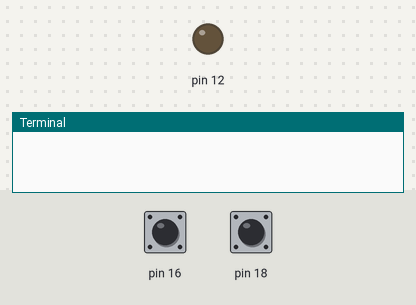
The program below on a simulated Raspberry Pi (header pin numbers). Shown: output pins drawn as LEDs (lit = HIGH), the last lines printed to the terminal. Inputs (shaded band) come from the test bench; at power-on: pin 16 HIGH, pin 18 HIGH.

Above: at 1.2 s.
1.3 s: pin 16 pulled LOW for 0.15 s
At 1.37 s:
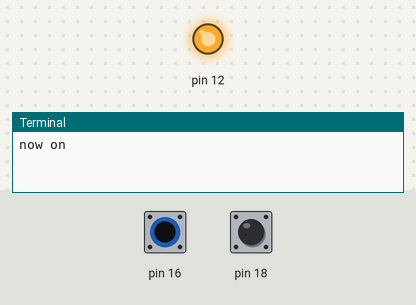
2.9 s: pin 16 pulled LOW for 3.2 s
At 7.4 s:
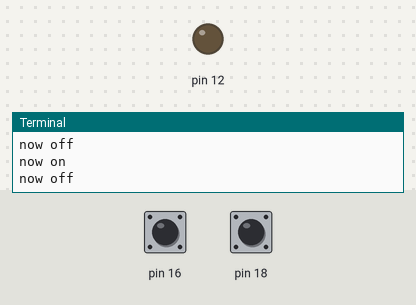
Timing chart, 0 to 8.9 s (numbered marks = the images above; inputs shaded):
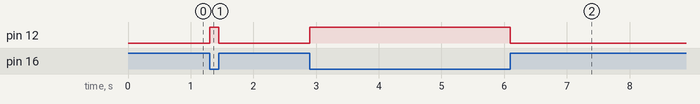

Measured:
- after the input at 1.3 s, pin 12: LOW → HIGH at once, → LOW 0.15 s later
- after the input at 2.9 s, pin 12: LOW → HIGH at once, → LOW 3.2 s later

The program:

blinker3.py
```python
import RPi.GPIO as GPIO
from time import sleep

import subprocess

GPIO.setmode(GPIO.BOARD)

led_pin = 12
button_pin = 16
quit_button_pin = 18

class gpio_in:
    def __init__(self, pin):
        self._pin = pin
        GPIO.setup(self._pin, GPIO.IN, pull_up_down=GPIO.PUD_UP)

    @property
    def state(self):
        return GPIO.input(self._pin) == 0


class gpio_out:
    def __init__(self, pin):
        self._pin = pin
        self._state = False
        GPIO.setup(self._pin, GPIO.OUT)
        GPIO.output(self._pin, GPIO.LOW)

    @property
    def state(self):
        return self._state

    @state.setter
    def state(self, state):
        self._state = state
        if self._state:
            GPIO.output(self._pin, GPIO.HIGH)
        else:
            GPIO.output(self._pin, GPIO.LOW)


led = gpio_out(led_pin)
button = gpio_in(button_pin)
quit_button = gpio_in(quit_button_pin)
shutting_down = False
timer = 0.003
previous_state = False
try:
    while True:
        current_state = button.state
        if current_state != previous_state:
            led.state = current_state
            previous_state = current_state
            if current_state:
                print("now on")
            else:
                print("now off")
        if quit_button.state and not shutting_down:
            shutting_down = True
            subprocess.check_output("sudo shutdown +0", shell=True)

finally:
    GPIO.cleanup()
```
